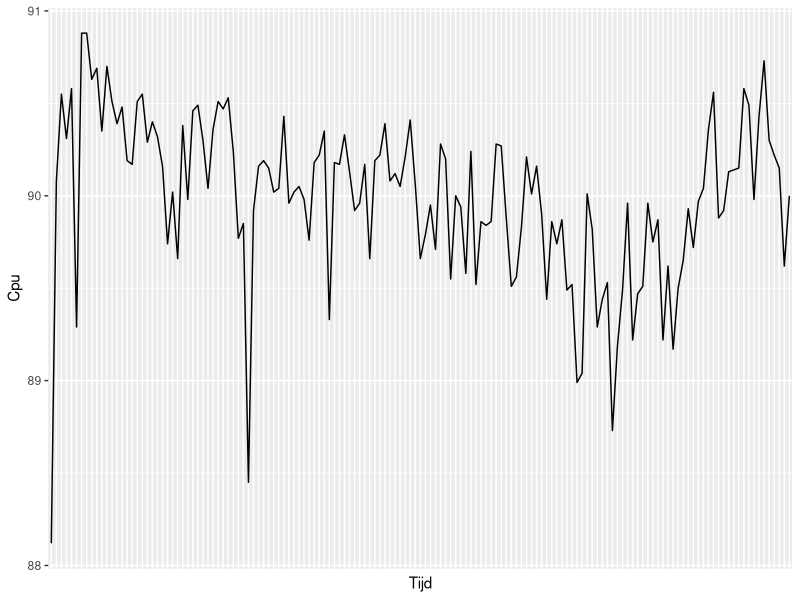

Here is the R script that generated this plot:
library(readr)
library(ggplot2)
CPUoverTime <- read_table2("SC1_CpuGebruikDag9.csv", skip = 1)

#CPUoverTime <- CPUoverTime[1:8]
names(CPUoverTime)[names(CPUoverTime) == "00:00:01"] <- "Tijd"
names(CPUoverTime)[names(CPUoverTime) == "%idle"] <- "Cpu"

CPUGraph <- ggplot(CPUoverTime, aes(Tijd,Cpu,group = 1)) + geom_line()

CPUGraph <- CPUGraph + theme(axis.ticks.x = element_blank(), axis.text.x = element_blank())

CPUGraph